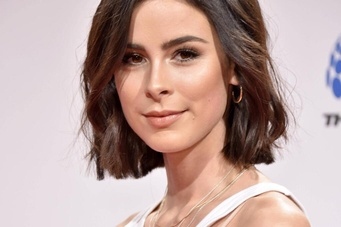
#> input picture images/lena.jpg, 341 x 227 px, shrunk from 1024 x 682 before the run
$ python kelwin.py
#> lines starting #> are read from the running program, lines starting #| are printed output that depends on the picture
import cv2
import os

img_patokan = cv2.imread('images/lena.jpg', 0)
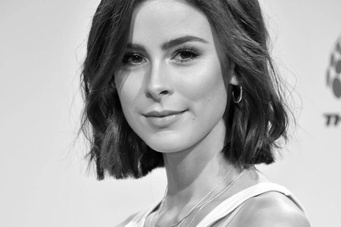
#> img_patokan: shape (227, 341); min 0, max 255, mean 170.1
# img_patokan = cv2.equalizeHist(img_patokan)
img_patokan = cv2.GaussianBlur(img_patokan, (5,5), cv2.BORDER_DEFAULT)
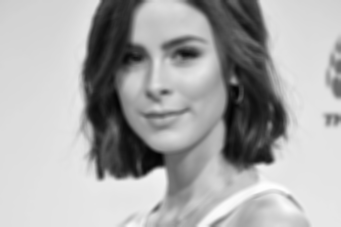
#> img_patokan: shape (227, 341); min 3, max 254, mean 170.1
img_scene = []

# isi img_scene
for i in os.listdir('images'):
    if i == 'lena.jpg':
        continue
    else:
        gray = cv2.imread('images/'+i, 0)
        # gray = cv2.equalizeHist(gray)
        img_scene.append(gray)
#> pass 2 of the loop `for i in os.listdir('images'):`:
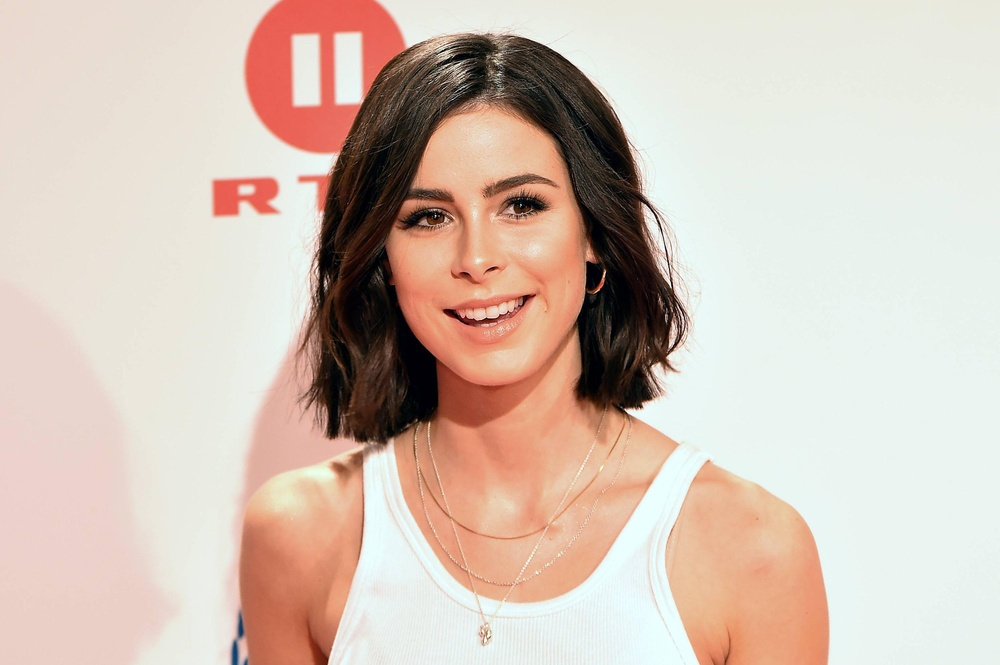
#> input picture images/lena1.jpg, 1000 x 665 px, shrunk from 3000 x 1996 before the run
#> `gray = cv2.imread('images/'+i, 0)`:
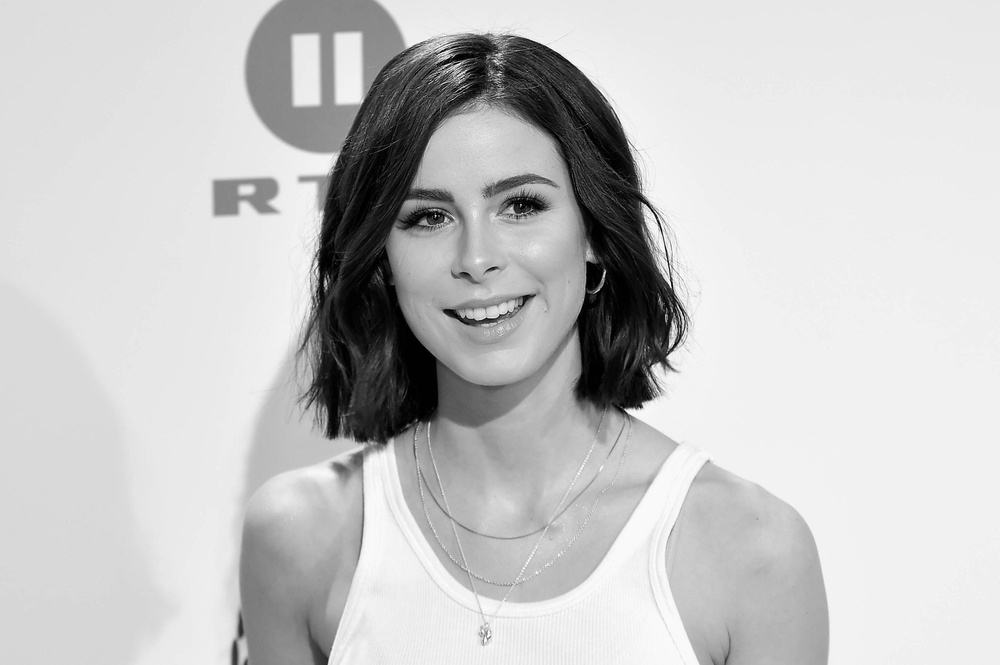
#> gray: shape (665, 1000); min 0, max 255, mean 198.1
#> pass 3 of the loop `for i in os.listdir('images'):`:
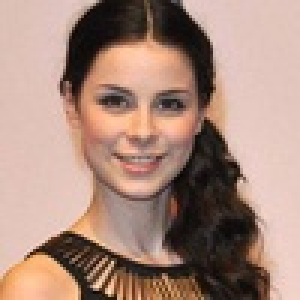
#> input picture images/lena2.jpg, 100 x 100 px, shrunk from 300 x 300 before the run (shown 3 times larger)
#> `gray = cv2.imread('images/'+i, 0)`:
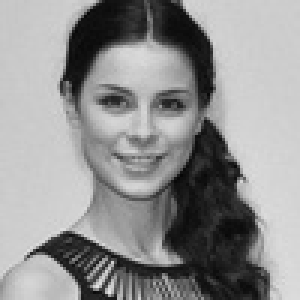
#> gray: shape (100, 100) (shown 3 times larger); min 6, max 228, mean 145.3
count = 0
img_res = []

for curr_img in img_scene:
    # surf -> keypoint sama descriptor
#> (the run stopped early here; a loop or call above may not have finished)
